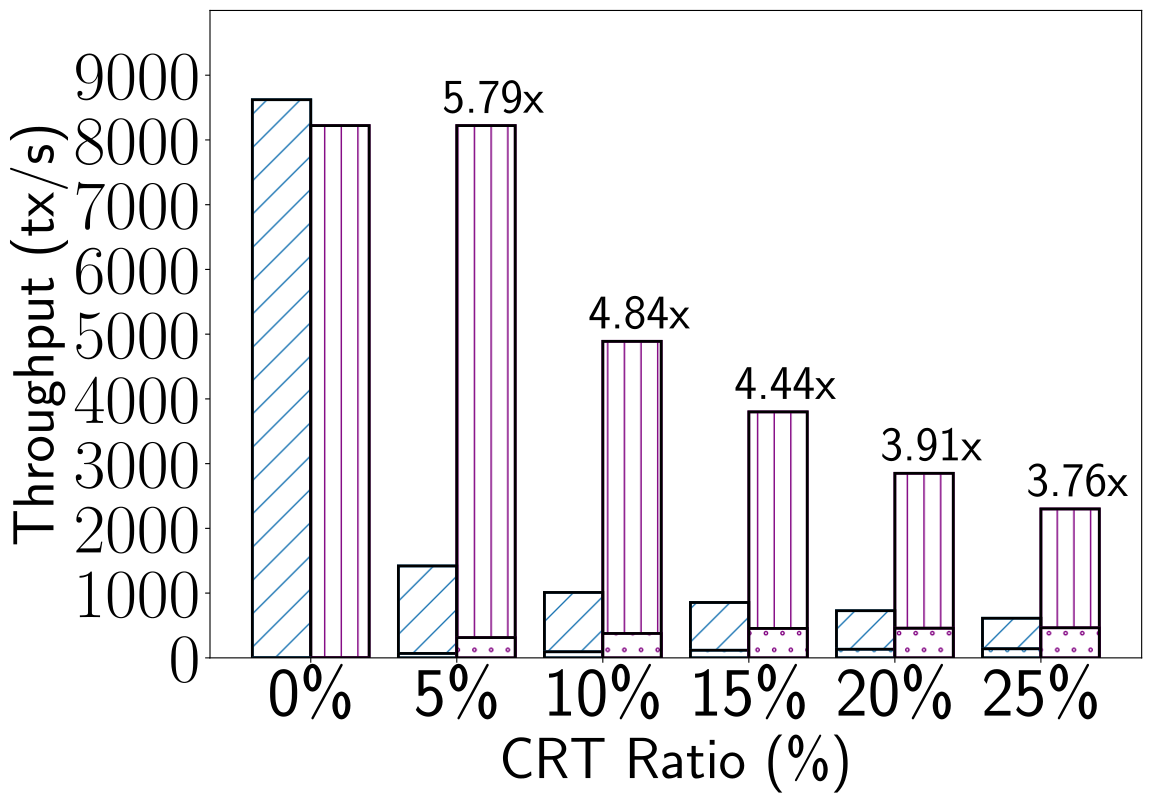

This chart was generated by the following Python code:
import numpy as np
import matplotlib.pyplot as plt
import os.path
import sys 
from config import *
size = 6
namelist = [
'0\%',
'5\%','10\%','15\%','20\%','25\%']

base = np.arange(size)
xxx = [
313.525+8307.9,
68.43+1351.32,
94.63+916.14,
117.74+738.1,
133.31+595.33,
140.8+471.41
]
yyy = [
313.525+7907.9,
313.525+7907.9,
377.2+4512.0,
455.025+3344.775,
458.2+2392.75,
464.95+1835.125
]




xxx_break = [
0, 68.43,94.63,117.74,133.31,140.8]
yyy_break = [
0, 313.525,377.2,455.025,458.2,464.95]


total_width, n = 0.8, 2
width = total_width / n
base = base - (total_width - width) / 2
fig, ax = plt.subplots(figsize=(10,7))
hatch_tuple = [] 
bartuple=plt.bar(base, xxx,  facecolor='white', color='k',in_layout=True, edgecolor=COLOR_S1, width=width, lw=2, hatch='/', label='XXX')
hatch_tuple.append(bartuple[0])
bartuple=plt.bar(base + width, yyy,  facecolor='white', color='k',in_layout=True, edgecolor="purple", width=width, lw=2, hatch='|', label='YYY')
hatch_tuple.append(bartuple[0])

fig.tight_layout()
edge_tuple = []
bartuple = plt.bar(base, xxx,   color='none',in_layout=True, edgecolor='k', width=width, lw=2)
edge_tuple.append(bartuple[0])
bartuple = plt.bar(base+  width, yyy,   color='none',in_layout=True, edgecolor='k', width=width, lw=2)
edge_tuple.append(bartuple[0])



bottom_tuple = []

tmp = plt.bar(base, xxx_break, width=width, facecolor='white', color='k', in_layout=True, edgecolor=COLOR_S1, lw=2, hatch='.', label='XXX')
bottom_tuple.append(tmp)
plt.bar(base, xxx_break,   color='none', in_layout=True, edgecolor='k', width=width, lw=2)

tmp = plt.bar(base+width, yyy_break, width=width, facecolor='white', color='k', in_layout=True, edgecolor="purple", lw=2, hatch='.', label='YYY')
bottom_tuple.append(tmp)
plt.bar(base+width, yyy_break,   color='none', in_layout=True, edgecolor='k', width=width, lw=2)

# ax.text(-0.1, (2739.3944+24724.1556+500), "2.21x", fontsize=35)
ax.text(0.9, (8421.42), "5.79x", fontsize=35)
ax.text(1.9, (5089.20), "4.84x", fontsize=35)
ax.text(2.9, (3999.80), "4.44x", fontsize=35)
ax.text(3.9, (3050.95), "3.91x", fontsize=35)
ax.text(4.9, (2500.07), "3.76x", fontsize=35)
ax.set_xlabel("CRT Ratio (\%)", size=LABEL_SIZE)
ax.set_ylabel("Throughput (tx/s)", size=LABEL_SIZE)
plt.xticks(base + 0.5 * width, labels=namelist, fontsize=TICK_SIZE)
plt.yticks(np.arange(0, 10000, 1000), fontsize=TICK_SIZE)
plt.ylim((0, 10000))


name = os.path.basename(sys.argv[0])[:-2] + 'pdf'
plt.savefig(name, bbox_inches='tight')
